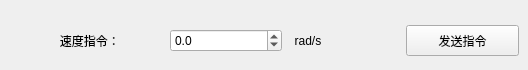
       <widget class="QWidget" name="pageVelocity">
        <attribute name="title">
         <string>速度模式</string>
        </attribute>
        <widget class="QWidget" name="horizontalLayoutWidget_28">
         <property name="geometry">
          <rect>
           <x>50</x>
           <y>20</y>
           <width>469</width>
           <height>41</height>
          </rect>
         </property>
         <layout class="QHBoxLayout" name="horizontalLayout_35">
          <item>
           <widget class="QLabel" name="label_45">
            <property name="minimumSize">
             <size>
              <width>114</width>
              <height>0</height>
             </size>
            </property>
            <property name="text">
             <string>   速度指令：</string>
            </property>
           </widget>
          </item>
          <item>
           <widget class="QDoubleSpinBox" name="speedCmdEdit">
            <property name="decimals">
             <number>1</number>
            </property>
            <property name="minimum">
             <double>-5000.000000000000000</double>
            </property>
            <property name="maximum">
             <double>5000.000000000000000</double>
            </property>
            <property name="singleStep">
             <double>0.500000000000000</double>
            </property>
           </widget>
          </item>
          <item>
           <widget class="QLabel" name="label_106">
            <property name="minimumSize">
             <size>
              <width>30</width>
              <height>0</height>
             </size>
            </property>
            <property name="text">
             <string>  rad/s  </string>
            </property>
           </widget>
          </item>
          <item>
           <widget class="QPushButton" name="writeSpeedCmdBtn">
            <property name="minimumSize">
             <size>
              <width>113</width>
              <height>31</height>
             </size>
            </property>
            <property name="text">
             <string>发送指令</string>
            </property>
           </widget>
          </item>
         </layout>
        </widget>
       </widget>
